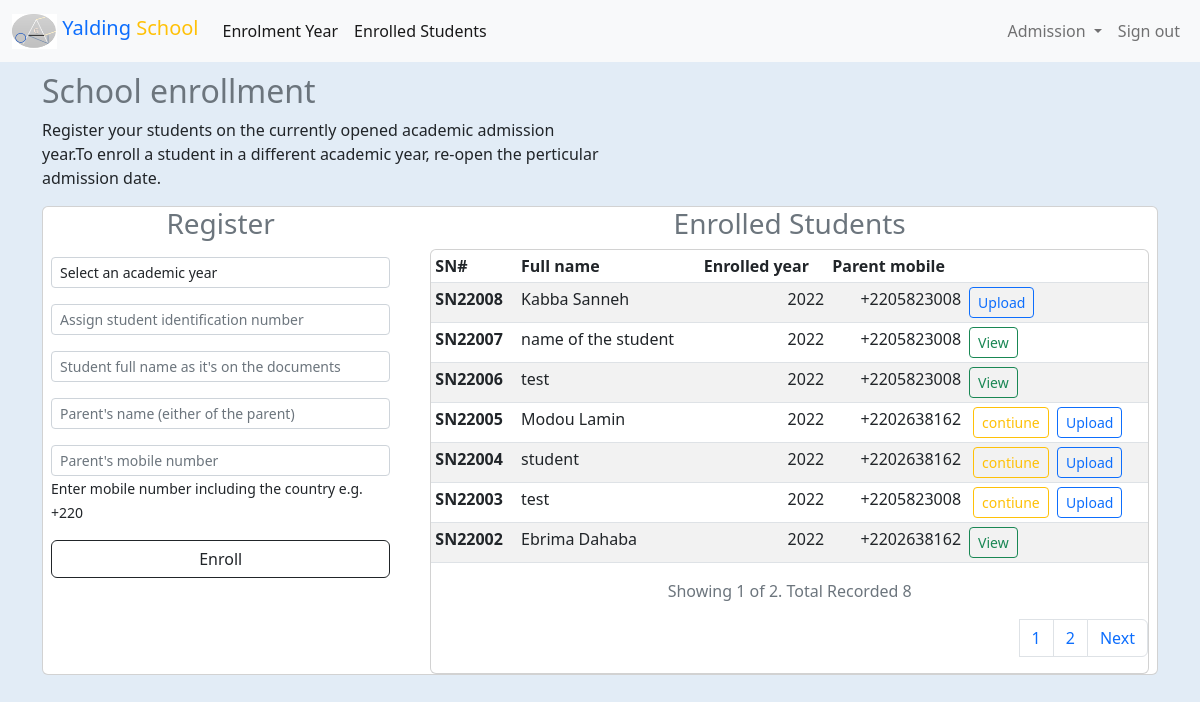
The app's page /app/users/client/admission/enroll.php (signed in) with its own data.
### tables this page shows
CREATE TABLE `enroll_student` (
  `record_id` int(11) NOT NULL,
  `stud_id` varchar(25) NOT NULL,
  `stud_name` varchar(50) NOT NULL,
  `stud_parent_name` varchar(50) NOT NULL,
  `stud_parent_mobile` varchar(50) NOT NULL,
  `stud_prev_sch` varchar(200) DEFAULT NULL,
  `stud_address` varchar(75) DEFAULT NULL,
  `stud_gender` varchar(50) DEFAULT NULL,
  `stud_place_birth` varchar(100) DEFAULT NULL,
  `stud_date_brith` datetime DEFAULT NULL,
  `health_relate_problem` text DEFAULT NULL,
  `stud_enroll_yr` varchar(50) NOT NULL,
  `enroll_class` varchar(100) DEFAULT NULL,
  `stud_inputted_by` varchar(50) DEFAULT NULL,
  `stud_inputted_at` datetime NOT NULL DEFAULT current_timestamp(),
  `stud_deleted_by` varchar(50) DEFAULT NULL,
  `stud_deleted_at` datetime DEFAULT NULL,
  `stud_prof_photo_url` text DEFAULT NULL,
  `enroll_done` tinyint(4) NOT NULL DEFAULT 0,
  `auth_enroll` tinyint(4) NOT NULL DEFAULT 0,
  `auth_enroll_by` varchar(50) DEFAULT NULL
);

### core/func.php (called while the page is built, shortened)
<?php
function year_format($date)
{
    return date("Y", strtotime($date));
}

### app/users/client/admission/enroll.php (the view, shortened to what this page needs)
<?php
require_once $_SERVER['DOCUMENT_ROOT'] . './schoolapp/core/init.php';
include(ROOT . DS . "app" . DS . "components" . DS . "client_nav.php");
$per_page_record = RECORD_TO_SHOW;
if (isset($_GET["page"])) {
    $page  = $_GET["page"];
} else {
    $page = 1;
}
$start_from = ($page - 1) * $per_page_record;
$enroll_stud_query = $db->query("SELECT * FROM `enroll_student` ORDER BY `stud_id` DESC LIMIT $start_from, $per_page_record");
$form_filled = $db->query("SELECT * FROM `acad_year` WHERE `close_acad_year` != 1");
$form_check = mysqli_fetch_assoc($form_filled);
?>
<br>
<div class="container-fluid mt-5">
    <div class="grid">
        <section>
            <div class="col">
                <div class="container">
                    <div class="col-md-6">
                        <h2 class="text-secondary">School enrollment</h2>
                        <p>Register your students on the currently opened academic
                            admission year.To enroll a student in a different academic
                            year, re-open the perticular admission date.</p>
                    </div>
                </div>
            </div>
        </section>
        <section>
            <div class="container">
                <div class="card">
                    <div class="row">
                        <div class="col-md-4">
                            <h3 class="text-secondary text-center">Register </h3>
                            <form action="enroll.php" method="post">
                                <div class="col-md-12 mt-2 p-2">
                                    <select name="acad_year" id="acad_year" aria-placeholder="Select an academic year" class="form-control form-control-sm">
                                        <option value="">Select an academic year</option>
                                    </select>
                                </div>
                                <?php if ($form_check != NULL) : ?>
                                    <div class="col-md-12 p-2">
                                        <input type="number" name="snumber" id="snumber" class="form-control form-control-sm" placeholder="Assign student identification number">
                                    </div>
                                    <div class="col-md-12 p-2">
                                        <input type="text" name="name" id="name" class="form-control form-control-sm" placeholder="Student full name as it's on the documents">
                                    </div>
                                    <div class="col-md-12 p-2">
                                        <input type="text" name="pname" id="pname" class="form-control form-control-sm" placeholder="Parent's name (either of the parent)">
                                    </div>
                                    <div class="col-md-12 p-2">
                                        <input type="tel" name="mobile" id="mobile" class="form-control form-control-sm" placeholder="Parent's mobile number">
                                        <small>Enter mobile number including the country e.g. <span class="fst-bold">+220</span></small>
                                    </div>
                                    <div class="d-grid gap-2 p-2">
                                        <button name="submit_enroll" class="btn btn-outline-dark" type="submit">Enroll</button>
                                    </div>
                                <?php else : ?>
                                    <p class="text-secondary p-2">Admission was closed, kindly check on the authorities to re-open it</p>
                                <?php endif; ?>
                            </form>
                        </div>
                        <div class="col-md-8">
                            <h3 class="text-secondary text-center">Enrolled Students</h3>
                            <div class="card mx-2">
                                <table class="table table-striped table-sm table-hover">
                                    <thead>
                                        <tr>
                                            <th scope="col">SN#</th>
                                            <th scope="col">Full name</th>
                                            <th scope="col">Enrolled year</th>
                                            <th scope="col">Parent mobile</th>
                                            <th scope="col"></th>
                                        </tr>
                                    </thead>
                                    <tbody>
                                        <?php while ($enroll_stud = mysqli_fetch_assoc($enroll_stud_query)) : ?>
                                            <tr>
                                                <th scope="row"><?= 'SN' . $enroll_stud['stud_id'] ?></th>
                                                <td><?= $enroll_stud['stud_name'] ?></td>
                                                <td class="text-end"><?= year_format($enroll_stud['stud_enroll_yr']) ?></td>
                                                <td class="text-end"><?= $enroll_stud['stud_parent_mobile'] ?></td>
                                                <td>
                                                    <?php if ($enroll_stud['health_relate_problem'] == EMPTY_VALUE) { ?>
                                                        <a href="sec-data.php?complete=<?= $enroll_stud['stud_id']; ?>" class="mx-1 btn btn-outline-warning btn-sm">contiune</a>
                                                    <?php }
                                                    if ($enroll_stud['stud_prof_photo_url'] == EMPTY_VALUE) { ?>
                                                        <a href="file-profile.php?complete=<?= $enroll_stud['stud_id'] ?>" class="btn btn-outline-primary btn-sm">Upload</a>
                                                    <?php }
                                                    if ($enroll_stud['enroll_done'] == IS_DONE) { ?>
                                                        <a href="file-profile.php?complete=<?= $enroll_stud['stud_id']; ?>" class="btn btn-outline-success btn-sm">View</a>
                                                    <?php } ?>
                                                </td>
                                            </tr>
                                        <?php endwhile; ?>
                                    </tbody>
                                </table>
                                <?php
                                $enroll_stud_query = $db->query("SELECT COUNT(*) FROM `enroll_student` ORDER BY `stud_id` DESC");
                                $row = mysqli_fetch_row($enroll_stud_query);
                                $total_records = $row[0];
                                $total_pages = ceil($total_records / $per_page_record);
                                ?>
                                <p class="text-secondary text-center">Showing <?= $page ?> of <?= $total_pages ?>. Total Recorded <?= $total_records ?></p>
                                <nav aria-label="Page navigation example p-2">
                                    <ul class="pagination justify-content-end">
                                        <?php for ($i = 1; $i <= $total_pages; $i++) : ?>
                                            <?php if ($i == $page) : ?>
                                                <li class="page-item"><a class="page-link" href="enroll.php?page=<?= $i ?>"><?= $i ?></a></li>
                                            <?php else : ?>
                                                <li class="page-item"><a class="page-link" href="enroll.php?page=<?= $i ?>"><?= $i ?></a></li>
                                            <?php endif; ?>
                                        <?php endfor; ?>
                                        <li class="page-item">
                                            <?php if ($page < $total_pages) : ?>
                                                <a class="page-link" href="enroll.php?page=<?= ($page + 1) ?>">Next</a>
                                            <?php endif; ?>
                                        </li>
                                    </ul>
                                </nav>
                            </div>
                        </div>
                    </div>
                </div>
            </div>
        </section>
    </div>
</div>

### css/main.css (style rules this page uses)
body { background-color: #e2ecf6; }

### records on screen
enroll_student: stud "22008", stud_name "Kabba Sanneh", stud_enroll_yr "2022", stud_parent_mobile "+2205823008"
enroll_student: stud "22007", stud_name "name of the student", stud_enroll_yr "2022", stud_parent_mobile "+2205823008"
enroll_student: stud "22006", stud_name "test", stud_enroll_yr "2022", stud_parent_mobile "+2205823008"
enroll_student: stud "22005", stud_name "Modou Lamin", stud_enroll_yr "2022", stud_parent_mobile "+2202638162"
enroll_student: stud "22004", stud_name "student", stud_enroll_yr "2022", stud_parent_mobile "+2202638162"
enroll_student: stud "22003", stud_name "test", stud_enroll_yr "2022", stud_parent_mobile "+2205823008"
enroll_student: stud "22002", stud_name "Ebrima Dahaba", stud_enroll_yr "2022", stud_parent_mobile "+2202638162"

### other values on screen
$page "1"
$total_pages "2"
$total_records "8"
